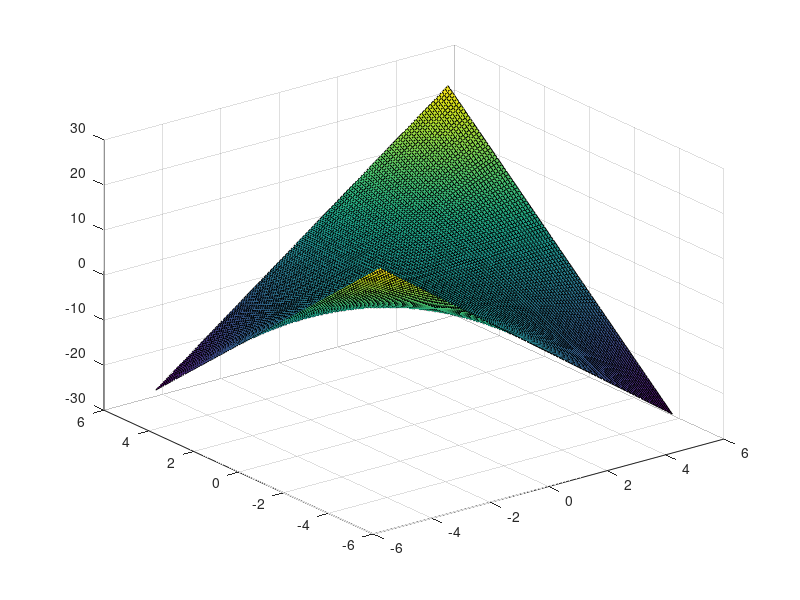

MATLAB code to generate this figure: (Note: this script raises an error after producing the figure.)
clear;close all; clc

[X,Y] = meshgrid(-5:0.1:5);

%% z=xy

Z = X.*Y;

py = X;
px = Y;

lvl = -2:0.2:2;
lvl = lvl*2;

%% surface and contour 3d
figure
surf(X,Y,Z)
hold on
contour3(X,Y,Z,lvl,'-k',LineWidth=2,ShowText='on')
hold off
xlim([-2,2])
ylim([-2,2])
zlim([lvl(1),lvl(end)])

%% contour 3d
figure
contour3(X,Y,Z,LineWidth=2)


%% contour 
figure
contour(X,Y,Z,lvl,ShowText="on")


%% contour and grad
figure
contour(X,Y,Z,lvl,ShowText="on")

px = px./abs(px+eps);
py= py./abs(py+eps);
hold on
quiver(X,Y,px,py)


xlim([-2,2])
ylim([-2,2])